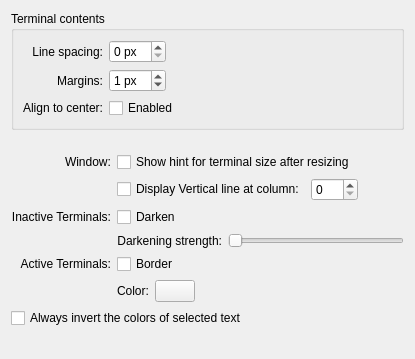
     <widget class="QWidget" name="miscTab">
      <attribute name="title">
       <string comment="Items that do not fit in other categories">Miscellaneous</string>
      </attribute>
      <layout class="QVBoxLayout" name="verticalLayout_2">
       <item>
        <layout class="QGridLayout" name="miscTabLayout" columnstretch="0,0,0">
         <property name="spacing">
          <number>6</number>
         </property>
         <item row="2" column="0" alignment="Qt::AlignmentFlag::AlignRight|Qt::AlignmentFlag::AlignVCenter">
          <widget class="QLabel" name="label">
           <property name="text">
            <string>Window:</string>
           </property>
          </widget>
         </item>
         <item row="2" column="1" colspan="2">
          <widget class="QCheckBox" name="showTerminalSizeHintButton">
           <property name="toolTip">
            <string>Show terminal size in columns and lines in the center of window after resizing</string>
           </property>
           <property name="text">
            <string>Show hint for terminal size after resizing</string>
           </property>
          </widget>
         </item>
         <item row="9" column="0" colspan="2">
          <widget class="QCheckBox" name="invertSelectionColorsCheckbox">
           <property name="text">
            <string>Always invert the colors of selected text</string>
           </property>
          </widget>
         </item>
         <item row="5" column="1" colspan="2">
          <layout class="QHBoxLayout" name="horizontalLayout_2">
           <item>
            <widget class="QLabel" name="dimLabel">
             <property name="text">
              <string>Darkening strength:</string>
             </property>
             <property name="alignment">
              <set>Qt::AlignmentFlag::AlignRight|Qt::AlignmentFlag::AlignTrailing|Qt::AlignmentFlag::AlignVCenter</set>
             </property>
            </widget>
           </item>
           <item>
            <widget class="QSlider" name="dimValue">
             <property name="maximum">
              <number>255</number>
             </property>
             <property name="orientation">
              <enum>Qt::Orientation::Horizontal</enum>
             </property>
             <property name="tickPosition">
              <enum>QSlider::TickPosition::NoTicks</enum>
             </property>
            </widget>
           </item>
          </layout>
         </item>
         <item row="8" column="1" colspan="2">
          <layout class="QHBoxLayout" name="horizontalLayout_4">
           <item>
            <widget class="QLabel" name="borderLabel">
             <property name="sizePolicy">
              <sizepolicy hsizetype="Fixed" vsizetype="Preferred">
               <horstretch>0</horstretch>
               <verstretch>0</verstretch>
              </sizepolicy>
             </property>
             <property name="text">
              <string comment="Border color options">Color:</string>
             </property>
             <property name="buddy">
              <cstring>focusBorderColor</cstring>
             </property>
            </widget>
           </item>
           <item>
            <widget class="KColorButton" name="focusBorderColor">
             <property name="sizePolicy">
              <sizepolicy hsizetype="Fixed" vsizetype="Preferred">
               <horstretch>0</horstretch>
               <verstretch>0</verstretch>
              </sizepolicy>
             </property>
             <property name="toolTip">
              <string>Select the color used to draw the border</string>
             </property>
            </widget>
           </item>
           <item>
            <spacer>
             <property name="orientation">
              <enum>Qt::Orientation::Horizontal</enum>
             </property>
             <property name="sizeHint" stdset="0">
              <size>
               <width>40</width>
               <height>20</height>
              </size>
             </property>
            </spacer>
           </item>
          </layout>
         </item>
         <item row="4" column="0">
          <widget class="QLabel" name="label_10">
           <property name="text">
            <string>Inactive Terminals:</string>
           </property>
           <property name="alignment">
            <set>Qt::AlignmentFlag::AlignRight|Qt::AlignmentFlag::AlignTrailing|Qt::AlignmentFlag::AlignVCenter</set>
           </property>
          </widget>
         </item>
         <item row="7" column="0">
          <widget class="QLabel" name="label_11">
           <property name="text">
            <string>Active Terminals:</string>
           </property>
           <property name="alignment">
            <set>Qt::AlignmentFlag::AlignRight|Qt::AlignmentFlag::AlignTrailing|Qt::AlignmentFlag::AlignVCenter</set>
           </property>
          </widget>
         </item>
         <item row="0" column="0" colspan="3">
          <widget class="QGroupBox" name="contentsGroup">
           <property name="title">
            <string comment="@title:group">Terminal contents</string>
           </property>
           <layout class="QGridLayout" columnstretch="0,1">
            <item row="0" column="0" alignment="Qt::AlignmentFlag::AlignRight">
             <widget class="QLabel" name="lineSpacingLabel">
              <property name="sizePolicy">
               <sizepolicy hsizetype="Fixed" vsizetype="Preferred">
                <horstretch>0</horstretch>
                <verstretch>0</verstretch>
               </sizepolicy>
              </property>
              <property name="text">
               <string>Line spacing:</string>
              </property>
              <property name="alignment">
               <set>Qt::AlignmentFlag::AlignRight|Qt::AlignmentFlag::AlignTrailing|Qt::AlignmentFlag::AlignVCenter</set>
              </property>
              <property name="buddy">
               <cstring>lineSpacingSpinner</cstring>
              </property>
             </widget>
            </item>
            <item row="0" column="1">
             <layout class="QHBoxLayout">
              <property name="spacing">
               <number>0</number>
              </property>
              <item>
               <widget class="QSpinBox" name="lineSpacingSpinner">
                <property name="toolTip">
                 <string>The number of pixels between two lines</string>
                </property>
                <property name="suffix">
                 <string comment="(pixels) visual size unit"> px</string>
                </property>
                <property name="minimum">
                 <number>0</number>
                </property>
                <property name="maximum">
                 <number>20</number>
                </property>
               </widget>
              </item>
              <item>
               <spacer>
                <property name="orientation">
                 <enum>Qt::Orientation::Horizontal</enum>
                </property>
                <property name="sizeHint" stdset="0">
                 <size>
                  <width>40</width>
                  <height>20</height>
                 </size>
                </property>
               </spacer>
              </item>
             </layout>
            </item>
            <item row="1" column="0" alignment="Qt::AlignmentFlag::AlignRight">
             <widget class="QLabel" name="label_4">
              <property name="sizePolicy">
               <sizepolicy hsizetype="Fixed" vsizetype="Preferred">
                <horstretch>0</horstretch>
                <verstretch>0</verstretch>
               </sizepolicy>
              </property>
              <property name="text">
               <string>Margins:</string>
              </property>
              <property name="alignment">
               <set>Qt::AlignmentFlag::AlignRight|Qt::AlignmentFlag::AlignTrailing|Qt::AlignmentFlag::AlignVCenter</set>
              </property>
              <property name="buddy">
               <cstring>marginsSpinner</cstring>
              </property>
             </widget>
            </item>
            <item row="1" column="1">
             <layout class="QHBoxLayout">
              <property name="spacing">
               <number>0</number>
              </property>
              <item>
               <widget class="QSpinBox" name="marginsSpinner">
                <property name="suffix">
                 <string comment="(pixels) visual size unit"> px</string>
                </property>
                <property name="maximum">
                 <number>99</number>
                </property>
                <property name="value">
                 <number>1</number>
                </property>
               </widget>
              </item>
              <item>
               <spacer>
                <property name="orientation">
                 <enum>Qt::Orientation::Horizontal</enum>
                </property>
                <property name="sizeHint" stdset="0">
                 <size>
                  <width>40</width>
                  <height>20</height>
                 </size>
                </property>
               </spacer>
              </item>
             </layout>
            </item>
            <item row="2" column="0" alignment="Qt::AlignmentFlag::AlignRight">
             <widget class="QLabel" name="label_5">
              <property name="sizePolicy">
               <sizepolicy hsizetype="Fixed" vsizetype="Preferred">
                <horstretch>0</horstretch>
                <verstretch>0</verstretch>
               </sizepolicy>
              </property>
              <property name="text">
               <string>Align to center:</string>
              </property>
              <property name="alignment">
               <set>Qt::AlignmentFlag::AlignRight|Qt::AlignmentFlag::AlignTrailing|Qt::AlignmentFlag::AlignVCenter</set>
              </property>
              <property name="buddy">
               <cstring>alignToCenterButton</cstring>
              </property>
             </widget>
            </item>
            <item row="2" column="1">
             <widget class="QCheckBox" name="alignToCenterButton">
              <property name="text">
               <string>Enabled</string>
              </property>
             </widget>
            </item>
           </layout>
          </widget>
         </item>
         <item row="4" column="1" colspan="2">
          <widget class="QCheckBox" name="dimWhenInactiveCheckbox">
           <property name="toolTip">
            <string>Indicate whether the window is active by dimming the colors</string>
           </property>
           <property name="text">
            <string>Darken</string>
           </property>
          </widget>
         </item>
         <item row="7" column="1" colspan="2">
          <widget class="QCheckBox" name="borderWhenActiveCheckbox">
           <property name="toolTip">
            <string>Indicate whether the window is active by drawing a border</string>
           </property>
           <property name="text">
            <string>Border</string>
           </property>
          </widget>
         </item>
         <item row="10" column="1">
          <layout class="QHBoxLayout" name="horizontalLayout">
           <item>
            <spacer name="horizontalSpacer">
             <property name="orientation">
              <enum>Qt::Orientation::Horizontal</enum>
             </property>
             <property name="sizeHint" stdset="0">
              <size>
               <width>40</width>
               <height>20</height>
              </size>
             </property>
            </spacer>
           </item>
          </layout>
         </item>
         <item row="1" column="1">
          <spacer>
           <property name="orientation">
            <enum>Qt::Orientation::Vertical</enum>
           </property>
           <property name="sizeType">
            <enum>QSizePolicy::Policy::Fixed</enum>
           </property>
           <property name="sizeHint" stdset="0">
            <size>
             <width>20</width>
             <height>16</height>
            </size>
           </property>
          </spacer>
         </item>
         <item row="3" column="1">
          <layout class="QHBoxLayout" name="horizontalLayout_3">
           <item>
            <widget class="QCheckBox" name="displayVerticalLine">
             <property name="text">
              <string>Display Vertical line at column:</string>
             </property>
            </widget>
           </item>
           <item>
            <widget class="QSpinBox" name="displayVerticalLineAtColumn">
             <property name="maximum">
              <number>999</number>
             </property>
            </widget>
           </item>
           <item>
            <spacer name="horizontalSpacer_2">
             <property name="orientation">
              <enum>Qt::Orientation::Horizontal</enum>
             </property>
             <property name="sizeHint" stdset="0">
              <size>
               <width>40</width>
               <height>20</height>
              </size>
             </property>
            </spacer>
           </item>
          </layout>
         </item>
        </layout>
       </item>
       <item>
        <spacer>
         <property name="orientation">
          <enum>Qt::Orientation::Vertical</enum>
         </property>
         <property name="sizeHint" stdset="0">
          <size>
           <width>20</width>
           <height>0</height>
          </size>
         </property>
        </spacer>
       </item>
      </layout>
     </widget>
